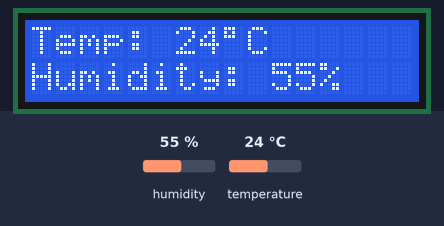
Recording of a sketch running on a simulated Arduino Uno, built with avr-gcc and run on an emulated ATmega328P. On the bench: 16×2 character LCD. Inputs (shaded band) come from the test bench; at power-on: humidity 55 %, temperature 24 °C. What the sketch prints to the serial monitor is not drawn.

Above: at 1.2 s.
1.3 s: humidity set to 22 %
At 3.5 s:
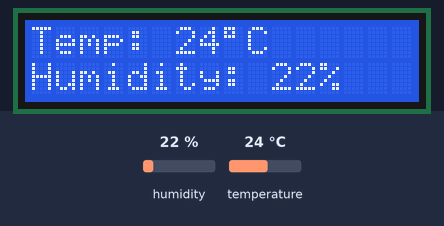
4.0 s: temperature set to 12 °C
At 5.0 s:
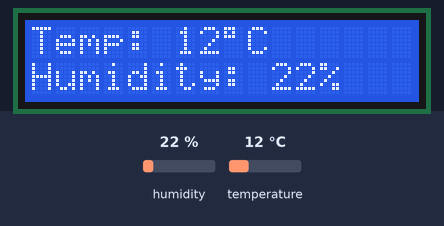
6.7 s: humidity set to 40 %
At 9.1 s:
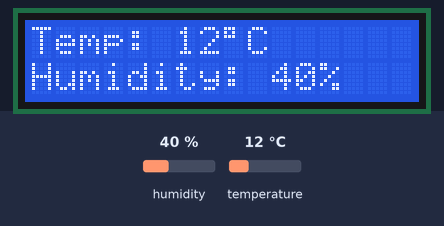
9.7 s: temperature set to 19 °C
At 10.6 s:
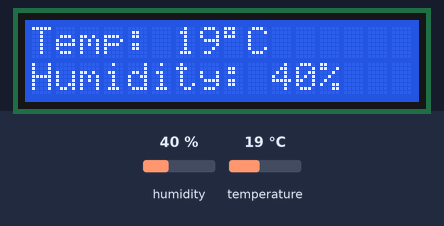
Timing chart, 0 to 12.7 s (numbered marks = the images above; inputs shaded):
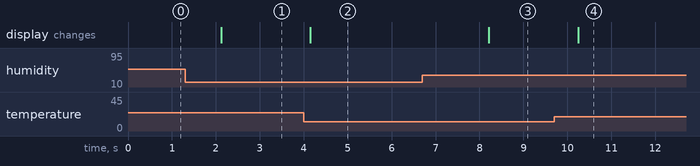

The sketch:

temp_arduino.ino
```cpp
#include <Wire.h>
#include <LiquidCrystal_I2C.h>
#include <DHT.h>

const int DHTPIN = A3;
const int DHTTYPE = DHT22;
DHT dht(DHTPIN, DHTTYPE);
LiquidCrystal_I2C lcd(0x27, 16, 2);

int sensorPin = A0;
void setup()
{
	Serial.begin(9600);
  lcd.init();
  lcd.backlight();
  lcd.print("Temp: ");
  lcd.setCursor(0,1);
  lcd.print("Humidity:");
  dht.begin();
}

void loop()
{
  float h = dht.readHumidity();
  float t = dht.readTemperature();
  Serial.print("Do Am: ");
  Serial.println(h);
  Serial.print("Nhiet Do: ");
  Serial.println(t);

  if(isnan(t) || isnan(h)) {} else {
    lcd.setCursor(6,0);
    lcd.print(round(t));
    lcd.print("\337C");

    lcd.setCursor(10,1);
    lcd.print(round(h));
    lcd.print("%");
  }
}
```

Measured:
- after the input at 1.3 s, the display: changes after 0.82 s (image 1)
- after the input at 4.0 s, the display: changes after 0.15 s (image 2)
- after the input at 6.7 s, the display: changes after 1.5 s (image 3)
- after the input at 9.7 s, the display: changes after 0.55 s (image 4)
